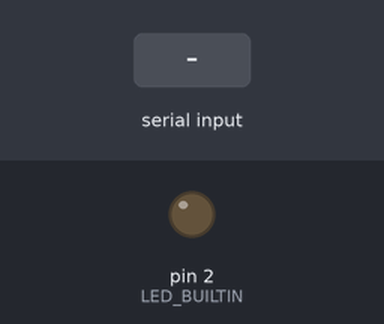
This sketch was run on a simulated Arduino Uno, built with avr-gcc and run on an emulated ATmega328P. On the bench: output pins drawn as LEDs (lit = HIGH). Dashed ring = blinking. The inputs (shaded band) are chosen by the test bench. What the sketch prints to the serial monitor is not drawn.

Above: at 1.2 s.
1.3 s: "30,150\n" received over Serial
At 1.45 s:
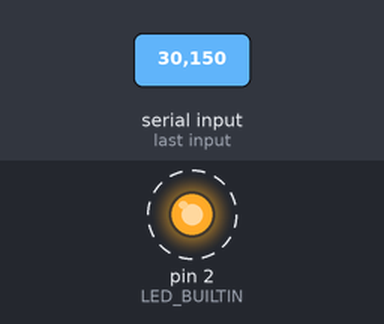
4.3 s: "3\n" received over Serial
At 5.67 s:
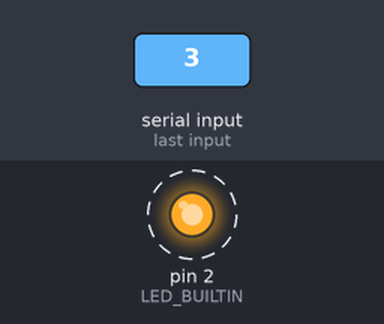
7.3 s: "2\n" received over Serial
10.3 s: "1\n" received over Serial
At 11.2 s:
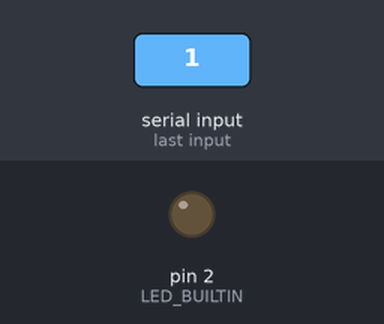
Timing chart, 0 to 12.8 s (numbered marks = the images above; inputs shaded):
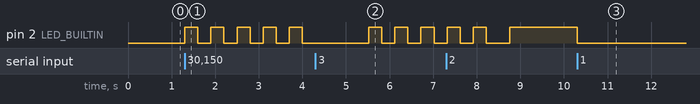

Measured:
- after the input at 1.3 s, pin 2 (LED_BUILTIN): alternates HIGH for 0.30 s and LOW for 0.30 s, starting at once
- after the input at 4.3 s, pin 2 (LED_BUILTIN): alternates HIGH for 0.30 s and LOW for 0.30 s, starting after 1.2 s
- after the input at 10.3 s, pin 2 (LED_BUILTIN): HIGH → LOW at once

The sketch:

work_group-1.ino
```cpp
#define LED_BUILTIN 2 // ประกาศตัวแปรledที่ขาที่13

void setup() {
  pinMode(LED_BUILTIN, OUTPUT); //กำหนดให้ขาพินที่13ส่งสัญญาณ
  Serial.begin(9600);
  Serial.println("พิมพ์ 1 เพื่อปิด LED");//แสดงข้อความขึ้นบรรทัดใหม่
  Serial.println("พิมพ์ 2 เพื่อเปิด LED");//แสดงข้อความขึ้นบรรทัดใหม่
  Serial.println("พิมพ์ 3 เพื่อกระพริบ LED");//แสดงข้อความขึ้นบรรทัดใหม่
}

void loop() {
  if (Serial.available() > 0) { //ตรวจสอบว่าค่าที่รับมามากกว่า0หรือไม่
    char input = Serial.read();//อ่านค่าจากตัวแปรinput ที่เป็นchar
    int num = input - '0'; //กำหนดตัวแปรintชื่อnumให้เท่ากับตัวแปรinput เพื่อแปลงจากinputที่เป็นcharเป็นint


    if (num == 1) { //ตรวจสอบถ้า numมีค่าเท่ากับ1
      digitalWrite(LED_BUILTIN, 0); //สั่งให้ขาที่13ส่งสัญญาณออกมาโดยไม่โดยไม่จ่ายไฟ
      Serial.println("LED ถูกปิดแล้ว"); //แสดงข้อความ
    } else if (num == 2) { //ตรวจสอบถ้า numมีค่าเท่ากับ2
      digitalWrite(LED_BUILTIN, 1); //สั่งให้ขาที่13ส่งสัญญาณออกมาโดยจ่ายไฟออก
      Serial.println("LED ถูกเปิดแล้ว"); //แสดงข้อความ
    } else if (num == 3) { //ตรวจสอบถ้า numมีค่าเท่ากับ3
      Serial.println("LED กำลังกระพริบ 5 ครั้ง"); //แสดงข้อความ
      for (int i = 0; i < 5; i++) { // พอเข้าเงื่อนไขเลข3 สั่งให้ทำลูปนี้5ครั้ง
        digitalWrite(LED_BUILTIN, 1); //สั่งให้ขาที่13ส่งสัญญาณออกมาโดยจ่ายไฟออก
        delay(300); //หน่วงเวลา
        digitalWrite(LED_BUILTIN, 0);//สั่งให้ขาที่13ส่งสัญญาณออกมาโดยไม่โดยไม่จ่ายไฟ
        delay(300);//หน่วงเวลา
      }
    } else {
      Serial.println("กรุณาเลือกแค่ 1-3 เท่านั้น");//ถ้าตรวจสอบแล้วไม่เข้าเงื่อนไขทั้งสามข้อข้างบนให้แสดงข้อความนี้
    }

    // แสดงเมนูอีกครั้ง
    Serial.println();
    Serial.println("เลือกเมนูใหม่:");
    Serial.println("1. ปิด LED");
    Serial.println("2. เปิด LED");
    Serial.println("3. กระพริบ LED");
  }
}
```
